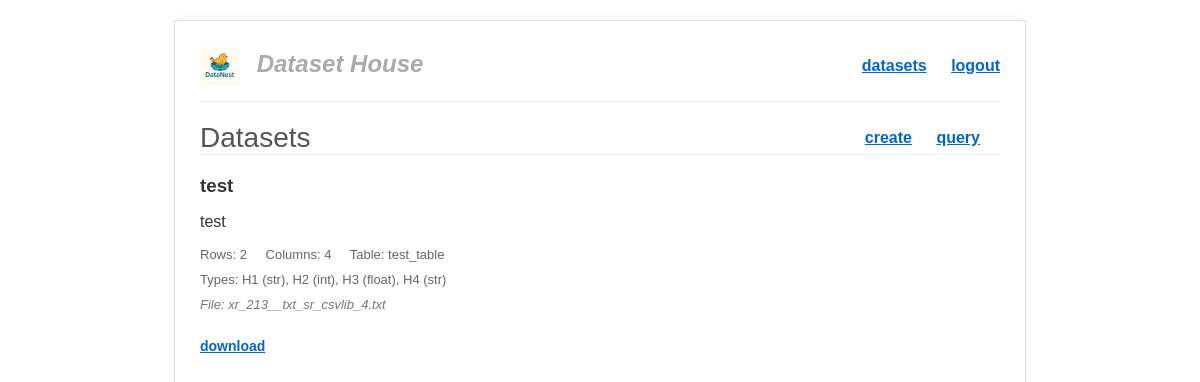
/ (signed in), run on an earlier commit of the app's database.
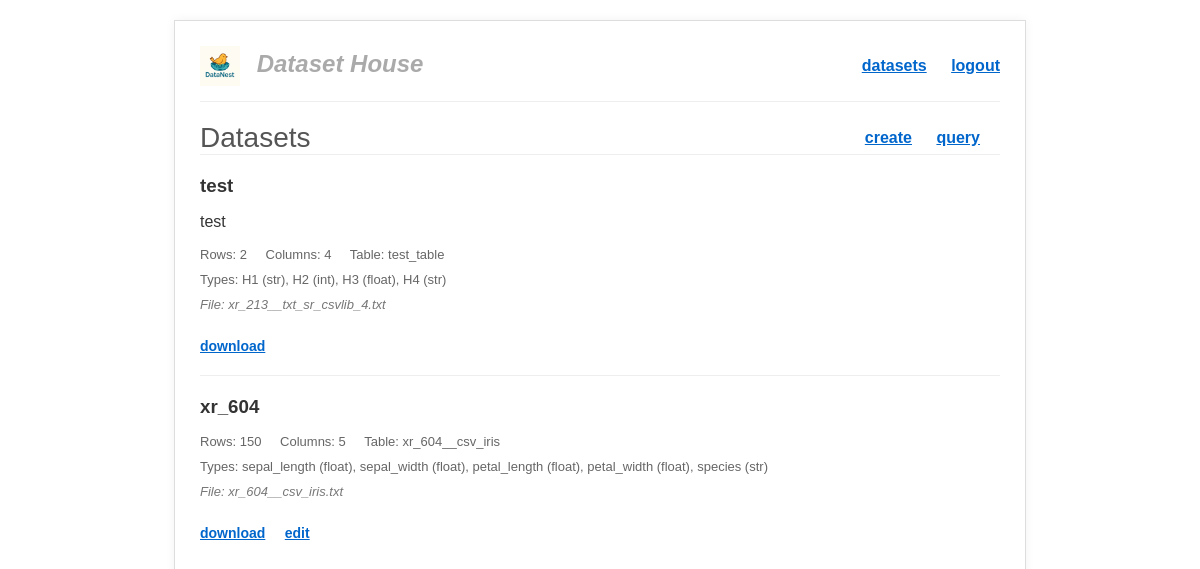
And on a later commit of the database.
### models.py (models this page shows)
class DatasetMetadata(db.Model):
    id = db.Column(db.Integer, primary_key=True)
    name = db.Column(db.String(150), nullable=False)
    description = db.Column(db.Text)
    file_path = db.Column(db.String(200))
    table_name = db.Column(db.String(100), unique=True, nullable=False)
    original_filename = db.Column(db.String(200))
    row_count = db.Column(db.Integer)
    column_count = db.Column(db.Integer)
    column_types = db.Column(db.Text)
    created_at = db.Column(db.DateTime, default=datetime.utcnow)
    user_id = db.Column(db.Integer, db.ForeignKey('user.id'), nullable=False)
    @property #可以让一个函数以属性的形式被访问，如DatasetMetadata.owner_id 不需要加()
    def owner_id(self):
        return self.user_id

### routes/dataset.py (the view)
@dataset_bp.route('/')
@login_required # 只有登录用户才能看
def dashboard():
    all_datasets = DatasetMetadata.query.all()
    return render_template('datasets.html', datasets=all_datasets)

### templates/datasets.html (shortened to what this page needs)
<!DOCTYPE html>
<html lang="en">
<head>
    <link rel="stylesheet" href="{{ url_for('static', filename='css/style.css') }}">
</head>
<body>
    <header>
        <div class="logo" title="Group 06">
            <img src="{{ url_for('static', filename='logo.png') }}" alt="Logo" style="height: 40px; vertical-align: middle; margin-right: 10px;">
            Dataset House
        </div>
        <nav>
            <a href="{{ url_for('dataset.dashboard') }}">datasets</a>
            <a href="{{ url_for('auth.logout') }}">logout</a>
        </nav>
    </header>
<div class="page-title-actions">
        <h2>Datasets</h2>
        <div class="actions">
            <a href="{{ url_for('dataset.create') }}">create</a>
            <a href="{{ url_for('query.sql_query') }}">query</a>
        </div>
    </div>
    <div class="dataset-list">
        {% for dataset in datasets %}
        <div class="dataset-item">
            <h3 class="dataset-title">{{ dataset.name }}</h3>
            <p>{{ dataset.description }}</p>
            <div class="dataset-meta">
                <span>Rows: {{ dataset.row_count }}</span>
                <span>Columns: {{ dataset.column_count }}</span>
                <span>Table: {{ dataset.table_name }}</span>
            </div>
            <div class="dataset-meta">
                <span>Types: {{ dataset.column_types }}</span>
            </div>
            <div class="dataset-subtext">
                File: {{ dataset.original_filename }}
            </div>
            <div class="actions item-actions">
                <a href="{{ url_for('dataset.download', dataset_id=dataset.id) }}">download</a>
                {% if session.get('_user_id')|int == dataset.owner_id %}
                    <a href="{{ url_for('dataset.edit', dataset_id=dataset.id) }}">edit</a>
                {% endif %}
            </div>
        </div>
        {% else %}
            <p>No datasets found. Create one!</p>
        {% endfor %}
    </div>
</body>
</html>

### static/css/style.css (style rules this page uses)
body { font-family: Arial, sans-serif; color: #333; max-width: 800px; margin: 20px auto; padding: 25px; border: 1px solid #ddd; box-shadow: 0 0 10px rgba(0,0,0,0.05); }
header { display: flex; justify-content: space-between; align-items: center; border-bottom: 1px solid #eee; padding-bottom: 15px; margin-bottom: 20px; }
.logo { font-size: 24px; font-weight: bold; color: #aaa; font-style: italic; text-decoration: none; }
nav a { margin-left: 20px; text-decoration: underline; color: #0066cc; font-weight: bold; font-size: 16px; }
h2 { font-weight: normal; font-size: 28px; margin-top: 0; color: #555; border-bottom: 1px solid #eee; padding-bottom: 10px; }
.page-title-actions { display: flex; justify-content: space-between; align-items: center; border-bottom: 1px solid #eee; margin-bottom: 20px; }
.page-title-actions h2 { border-bottom: none; margin-bottom: 0; padding-bottom: 0; }
.page-title-actions .actions { margin-top: 0; }
.actions { margin-top: 25px; }
.actions a { margin-right: 20px; text-decoration: underline; color: #0066cc; font-weight: bold; font-size: 16px; }
.item-actions a { font-size: 14px; margin-right: 15px; }
.dataset-list { margin-top: 20px; }
.dataset-item { border-bottom: 1px solid #eee; padding-bottom: 20px; margin-bottom: 20px; }
.dataset-item:last-child { border-bottom: none; }
h3.dataset-title { margin-top: 0; margin-bottom: 5px; }
.dataset-meta { font-size: 13px; color: #666; margin-bottom: 10px; }
.dataset-meta span { margin-right: 15px; }
.dataset-subtext { font-size: 13px; color: #777; font-style: italic; margin-bottom: 10px; }

What changed in the data, as far as the page shows it:
added DatasetMetadata: name "xr_604", row_count "150", column_count "5", table_name "xr_604__csv_iris", column_types "sepal_length (float), sepal_width (float), petal_length (float), petal_width (float), species (str)", original_filename "xr_604__csv_iris.txt"
